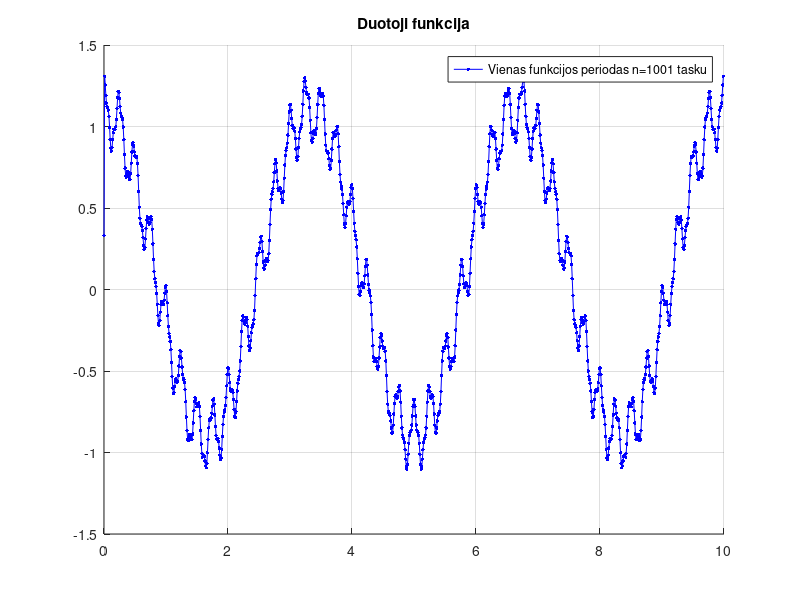
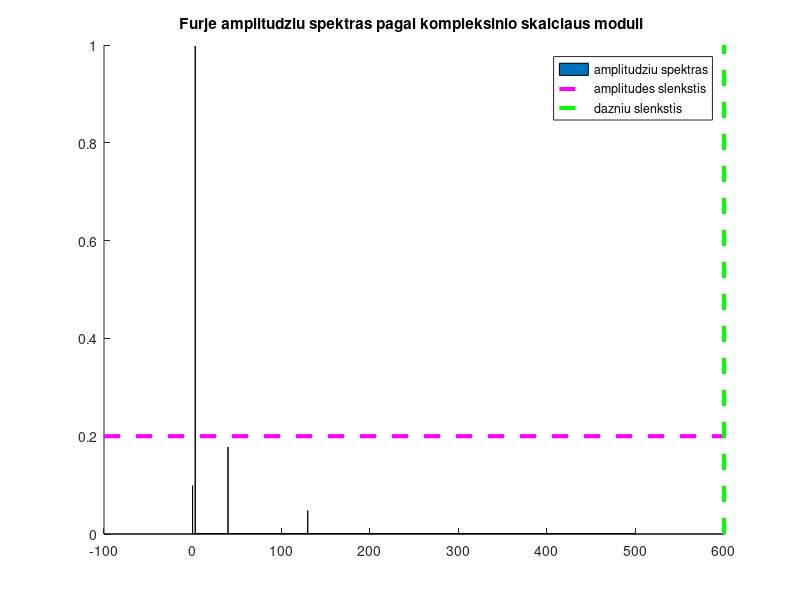
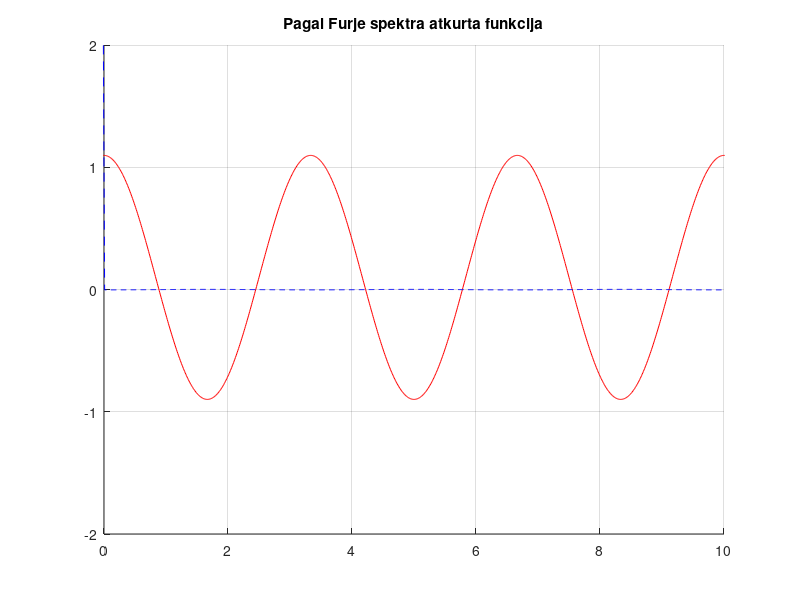
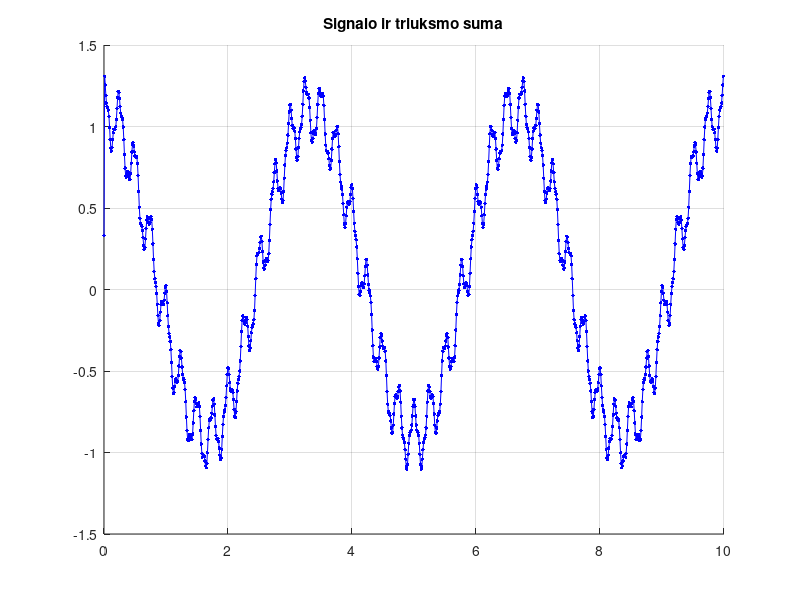

Source code (MATLAB) for these figures, in order:
function main
clc,close all,clear all
n=1000; n=round(n/2)*2+1 % tasku skaicius, nelyginis
m=(n+1)/2    % m - harmoniku skaicius
% m=100
T=10;

dazniu_slenkstis=600;
ampl_slenkstis=0.2;

dt=T/n
N=1000 % vaizdavimo tasku skaicius
dttt=T/N

t=[0:dt:T-dt];
ttt=[-T:dttt:2*T];

% Mano funkcijos
G=@(t)sign(2*pi*t/T).*cos(2*pi*3*t/T)+0.1; % Signalas
R=@(t)0.05*cos(2*pi*130*t/T)+0.18*cos(2*pi*40*t/T); % Triuksmas
F=@(t)G(t)+R(t); % Gautas signalas

fff=fnk(T,t); % apskaiciuojame ir pavaizduojame duota tasku seka 
figure(1),hold on,grid on,plot(t,fff,'b.-','MarkerSize',8);
legend(sprintf('Vienas funkcijos periodas n=%d tasku',n))
title('Duotoji funkcija')

ac0=dot(fff,fC(0,T,t))/n;
for i=1:m-1
    ac(i)=dot(fff,fC(i,T,t))*2/n;
    as(i)=dot(fff,fS(i,T,t))*2/n;
end
ac,as

figure(2),hold on
bar(0:m-1,[ac0,sqrt(ac.^2+as.^2)],0.01)
xx=axis; 
plot(xx(1:2),ampl_slenkstis*[1 1],'m--','LineWidth',3); % braizo ampl slenkscio linija
plot(dazniu_slenkstis*[1 1],xx(3:4),'g--','LineWidth',3); % braizo dazniu slenkscio linija
title('Furje amplitudziu spektras pagal kompleksinio skaiciaus moduli ')
legend({'amplitudziu spektras';'amplitudes slenkstis';'dazniu slenkstis'})


fffz=ac0*fC(0,T,ttt)
frequencies=[1:m-1];
frequencies=frequencies(find(frequencies < dazniu_slenkstis))
for i=frequencies
    if sqrt(ac(i)^2+as(i)^2) > ampl_slenkstis
        fffz=fffz+ac(i)*fC(i,T,ttt)+as(i)*fS(i,T,ttt);    
    end
end

fSignalas = G(ttt);
figure(3),hold on,grid on, plot(ttt,fffz,'r'); % Aproksimuota funkcija
%plot(t,fff,'b-','LineWidth',1); % Signalas su triuksmu
plot(ttt,fffz-fSignalas,'b--'); % Netiktis
xlim([0; 10]);
title(sprintf('Pagal Furje spektra atkurta funkcija'))

% Mano funkciju atvaizdavimas
fF=F(t);
figure(4),hold on,grid on,plot(t,fF,'b.-','MarkerSize',8);
title(sprintf('Signalo ir triuksmo suma'))
fG=G(t);
figure(5),hold on,grid on,plot(t,fG,'b.-','MarkerSize',8);
title(sprintf('Signalo funkcija'))
fR=R(t);
figure(6),hold on,grid on,plot(t,fR,'b.-','MarkerSize',8);
title(sprintf('Triuksmo funkcija'))

return
end

function c=fC(i,T,t), if i==0,c=1*cos(0*t); else, c=cos(2*pi*i/T*t); end, return, end
function s=fS(i,T,t), s=sin(2*pi*i/T*t); return, end

%------------------------------------------------------------------------------------------------------
function rez=fnk(T,t), rez=sign(2*pi*t/T).*cos(2*pi*3*t/T)+0.1 + 0.05*cos(2*pi*130*t./T)+0.18*cos(2*pi*40*t./T); return, end
